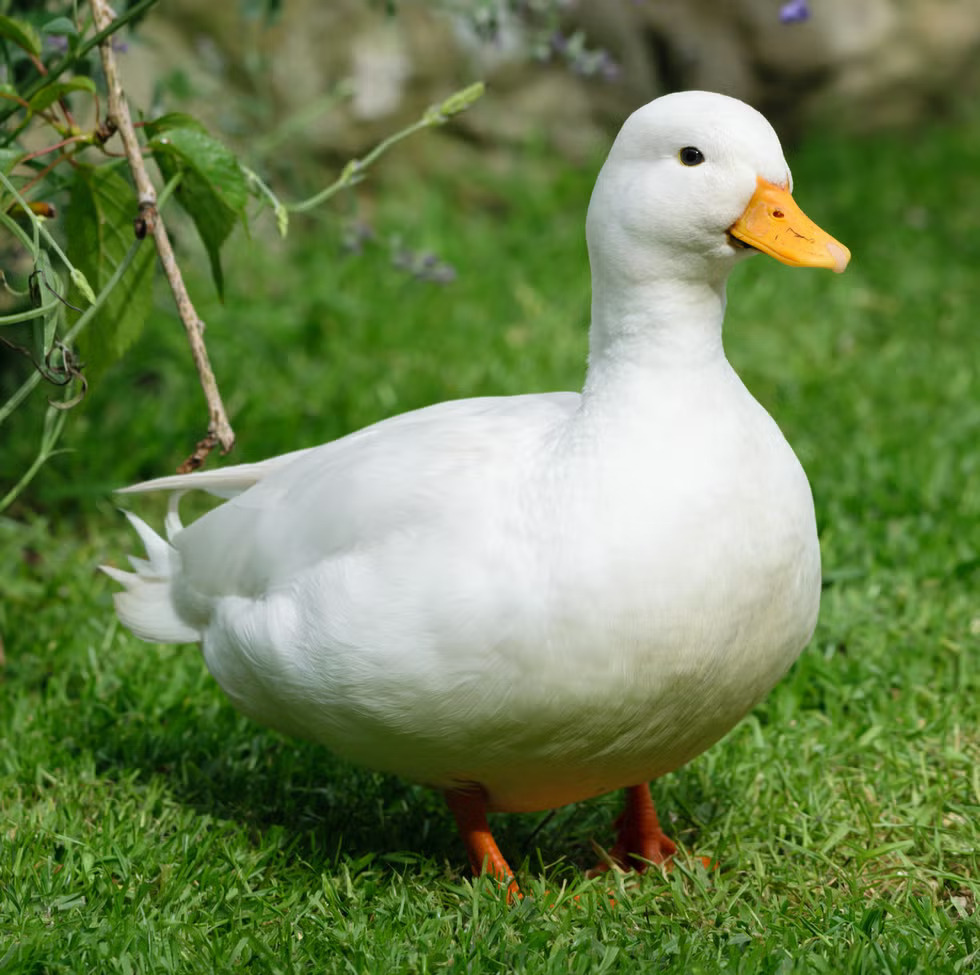
#> input picture exercises/Week 9/Image_1.jpg, 980 x 975 px
$ jupyter execute '07 Exercise 7.ipynb'
#> lines starting #> are read from the running program, lines starting #| are printed output that depends on the picture
# Exercise 7
**Cristina Correa - 1819211867**

To crop a part of the image, we can use the same slicing method for python array
as follows

[cell 1]
import cv2
import numpy as np
import matplotlib.pyplot as plt

image_path = "Image_1.jpg"
image = cv2.imread(image_path, cv2.IMREAD_GRAYSCALE)
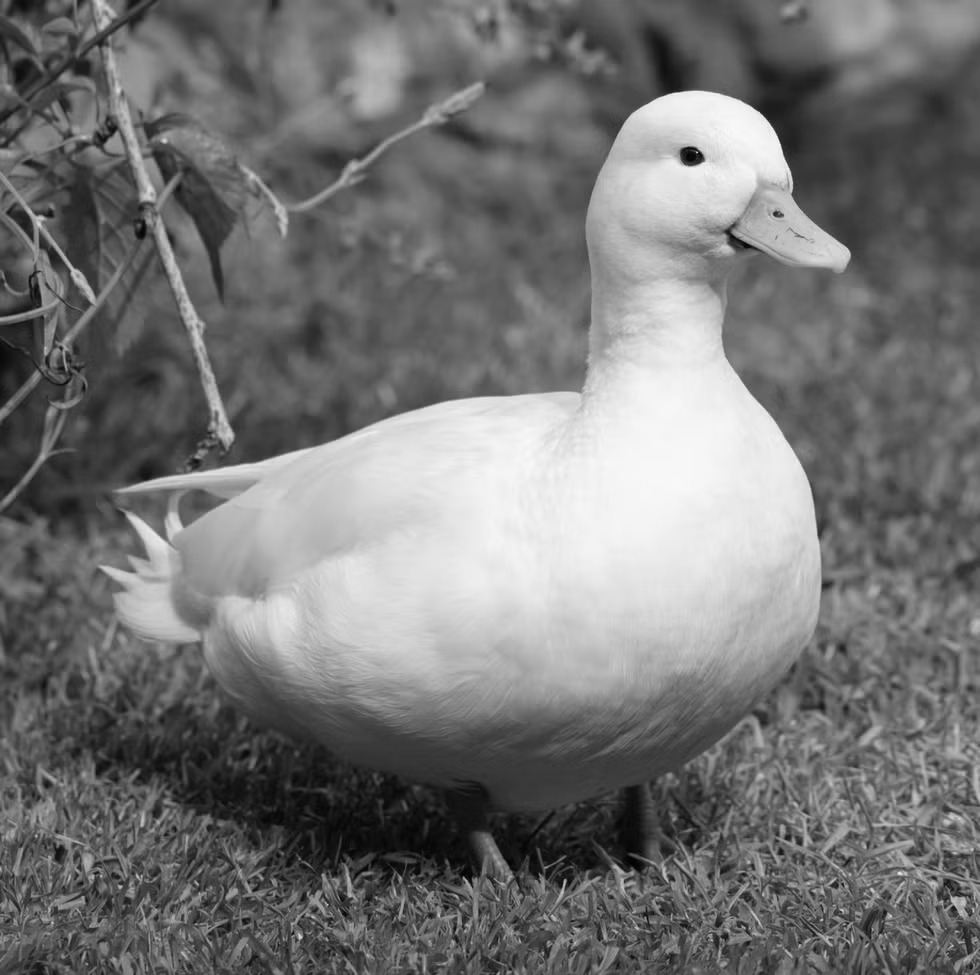
#> image: shape (975, 980); min 0, max 249, mean 117.1
image = image[50:100, 100:150]
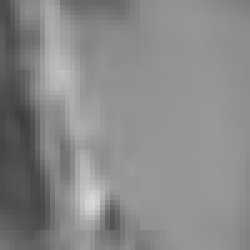
#> image: shape (50, 50) (shown 5 times larger); min 62, max 216, mean 136.9
plt.imshow(image, cmap="gray")
plt.title("Grey Scaled Image")
plt.show()
